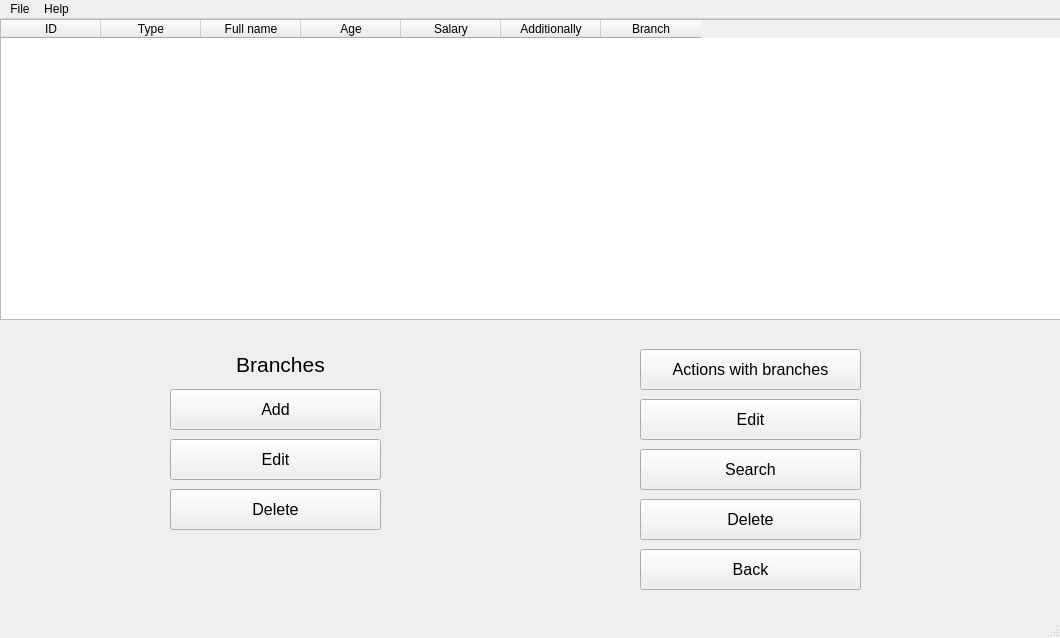
<?xml version="1.0" encoding="UTF-8"?>
<ui version="4.0">
 <class>MainWindow</class>
 <widget class="QMainWindow" name="MainWindow">
  <property name="geometry">
   <rect>
    <x>0</x>
    <y>0</y>
    <width>1060</width>
    <height>638</height>
   </rect>
  </property>
  <property name="windowTitle">
   <string>MainWindow</string>
  </property>
  <widget class="QWidget" name="centralWidget">
   <widget class="QStackedWidget" name="stackedWidget">
    <property name="geometry">
     <rect>
      <x>0</x>
      <y>300</y>
      <width>581</width>
      <height>301</height>
     </rect>
    </property>
    <property name="currentIndex">
     <number>8</number>
    </property>
    <widget class="QWidget" name="Chooses">
     <widget class="QLabel" name="label">
      <property name="geometry">
       <rect>
        <x>60</x>
        <y>50</y>
        <width>461</width>
        <height>31</height>
       </rect>
      </property>
      <property name="font">
       <font>
        <pointsize>14</pointsize>
       </font>
      </property>
      <property name="text">
       <string>&lt;html&gt;&lt;head/&gt;&lt;body&gt;&lt;p&gt;&lt;span style=&quot; font-size:18pt;&quot;&gt;Who do you want to add&lt;/span&gt;&lt;/p&gt;&lt;/body&gt;&lt;/html&gt;</string>
      </property>
      <property name="alignment">
       <set>Qt::AlignCenter</set>
      </property>
     </widget>
     <widget class="QComboBox" name="tip">
      <property name="geometry">
       <rect>
        <x>150</x>
        <y>110</y>
        <width>281</width>
        <height>41</height>
       </rect>
      </property>
      <property name="font">
       <font>
        <pointsize>11</pointsize>
       </font>
      </property>
      <item>
       <property name="text">
        <string>Director</string>
       </property>
      </item>
      <item>
       <property name="text">
        <string>Teacher</string>
       </property>
      </item>
      <item>
       <property name="text">
        <string>Security</string>
       </property>
      </item>
     </widget>
     <widget class="QPushButton" name="Choose">
      <property name="geometry">
       <rect>
        <x>200</x>
        <y>180</y>
        <width>191</width>
        <height>41</height>
       </rect>
      </property>
      <property name="font">
       <font>
        <pointsize>12</pointsize>
       </font>
      </property>
      <property name="text">
       <string>Add</string>
      </property>
     </widget>
    </widget>
    <widget class="QWidget" name="professor">
     <widget class="QLabel" name="label_2">
      <property name="geometry">
       <rect>
        <x>70</x>
        <y>10</y>
        <width>461</width>
        <height>31</height>
       </rect>
      </property>
      <property name="font">
       <font>
        <pointsize>14</pointsize>
       </font>
      </property>
      <property name="text">
       <string>Add director</string>
      </property>
      <property name="alignment">
       <set>Qt::AlignCenter</set>
      </property>
     </widget>
     <widget class="QPushButton" name="add_director">
      <property name="geometry">
       <rect>
        <x>150</x>
        <y>240</y>
        <width>131</width>
        <height>41</height>
       </rect>
      </property>
      <property name="font">
       <font>
        <pointsize>12</pointsize>
       </font>
      </property>
      <property name="text">
       <string>Enter</string>
      </property>
     </widget>
     <widget class="QPushButton" name="edit_director">
      <property name="geometry">
       <rect>
        <x>320</x>
        <y>240</y>
        <width>131</width>
        <height>41</height>
       </rect>
      </property>
      <property name="font">
       <font>
        <pointsize>12</pointsize>
       </font>
      </property>
      <property name="text">
       <string>Edit</string>
      </property>
     </widget>
     <widget class="QWidget" name="layoutWidget">
      <property name="geometry">
       <rect>
        <x>30</x>
        <y>50</y>
        <width>521</width>
        <height>184</height>
       </rect>
      </property>
      <layout class="QGridLayout" name="gridLayout_2">
       <item row="3" column="0">
        <widget class="QLabel" name="label_full_name_director">
         <property name="font">
          <font>
           <pointsize>12</pointsize>
          </font>
         </property>
         <property name="text">
          <string>Full name</string>
         </property>
         <property name="alignment">
          <set>Qt::AlignRight|Qt::AlignTrailing|Qt::AlignVCenter</set>
         </property>
        </widget>
       </item>
       <item row="6" column="0">
        <widget class="QLabel" name="label_salary_director">
         <property name="font">
          <font>
           <pointsize>12</pointsize>
          </font>
         </property>
         <property name="text">
          <string>Salary</string>
         </property>
         <property name="alignment">
          <set>Qt::AlignRight|Qt::AlignTrailing|Qt::AlignVCenter</set>
         </property>
        </widget>
       </item>
       <item row="2" column="0">
        <widget class="QLabel" name="label_id_director">
         <property name="font">
          <font>
           <pointsize>12</pointsize>
          </font>
         </property>
         <property name="text">
          <string>ID</string>
         </property>
         <property name="alignment">
          <set>Qt::AlignRight|Qt::AlignTrailing|Qt::AlignVCenter</set>
         </property>
        </widget>
       </item>
       <item row="2" column="2">
        <widget class="QLabel" name="label_subordinates_number_director">
         <property name="font">
          <font>
           <pointsize>12</pointsize>
          </font>
         </property>
         <property name="text">
          <string>Subordinates number</string>
         </property>
         <property name="alignment">
          <set>Qt::AlignRight|Qt::AlignTrailing|Qt::AlignVCenter</set>
         </property>
        </widget>
       </item>
       <item row="5" column="1">
        <widget class="QLineEdit" name="age_director">
         <property name="font">
          <font>
           <pointsize>10</pointsize>
          </font>
         </property>
        </widget>
       </item>
       <item row="5" column="0">
        <widget class="QLabel" name="label_age_director">
         <property name="font">
          <font>
           <pointsize>12</pointsize>
          </font>
         </property>
         <property name="text">
          <string>Age</string>
         </property>
         <property name="alignment">
          <set>Qt::AlignRight|Qt::AlignTrailing|Qt::AlignVCenter</set>
         </property>
        </widget>
       </item>
       <item row="6" column="1">
        <widget class="QLineEdit" name="salary_director"/>
       </item>
       <item row="3" column="3">
        <widget class="QComboBox" name="branch_director"/>
       </item>
       <item row="2" column="3">
        <widget class="QLineEdit" name="subordinates_number_director">
         <property name="text">
          <string/>
         </property>
        </widget>
       </item>
       <item row="3" column="2">
        <widget class="QLabel" name="label_branch_director">
         <property name="font">
          <font>
           <pointsize>12</pointsize>
          </font>
         </property>
         <property name="text">
          <string>Branch</string>
         </property>
         <property name="alignment">
          <set>Qt::AlignRight|Qt::AlignTrailing|Qt::AlignVCenter</set>
         </property>
        </widget>
       </item>
       <item row="3" column="1">
        <widget class="QLineEdit" name="full_name_director"/>
       </item>
       <item row="2" column="1">
        <widget class="QLineEdit" name="id_director"/>
       </item>
      </layout>
     </widget>
    </widget>
    <widget class="QWidget" name="student">
     <widget class="QLabel" name="label_13">
      <property name="geometry">
       <rect>
        <x>80</x>
        <y>10</y>
        <width>461</width>
        <height>31</height>
       </rect>
      </property>
      <property name="font">
       <font>
        <pointsize>14</pointsize>
       </font>
      </property>
      <property name="text">
       <string>Add teacher</string>
      </property>
      <property name="alignment">
       <set>Qt::AlignCenter</set>
      </property>
     </widget>
     <widget class="QPushButton" name="add_teacher">
      <property name="geometry">
       <rect>
        <x>150</x>
        <y>230</y>
        <width>131</width>
        <height>41</height>
       </rect>
      </property>
      <property name="font">
       <font>
        <pointsize>12</pointsize>
       </font>
      </property>
      <property name="text">
       <string>Enter</string>
      </property>
     </widget>
     <widget class="QPushButton" name="edit_teacher">
      <property name="geometry">
       <rect>
        <x>320</x>
        <y>230</y>
        <width>131</width>
        <height>41</height>
       </rect>
      </property>
      <property name="font">
       <font>
        <pointsize>12</pointsize>
       </font>
      </property>
      <property name="text">
       <string>Edit</string>
      </property>
     </widget>
     <widget class="QWidget" name="layoutWidget">
      <property name="geometry">
       <rect>
        <x>30</x>
        <y>50</y>
        <width>521</width>
        <height>171</height>
       </rect>
      </property>
      <layout class="QGridLayout" name="gridLayout_3">
       <item row="0" column="2">
        <widget class="QLabel" name="label_branch_teacher">
         <property name="font">
          <font>
           <pointsize>12</pointsize>
          </font>
         </property>
         <property name="text">
          <string>Branch</string>
         </property>
         <property name="alignment">
          <set>Qt::AlignRight|Qt::AlignTrailing|Qt::AlignVCenter</set>
         </property>
        </widget>
       </item>
       <item row="1" column="0">
        <widget class="QLabel" name="label_full_name_teacher">
         <property name="font">
          <font>
           <pointsize>12</pointsize>
          </font>
         </property>
         <property name="text">
          <string>Full name</string>
         </property>
         <property name="alignment">
          <set>Qt::AlignRight|Qt::AlignTrailing|Qt::AlignVCenter</set>
         </property>
        </widget>
       </item>
       <item row="3" column="1">
        <widget class="QLineEdit" name="age_teacher">
         <property name="font">
          <font>
           <pointsize>10</pointsize>
          </font>
         </property>
        </widget>
       </item>
       <item row="3" column="0">
        <widget class="QLabel" name="label_age_teacher">
         <property name="font">
          <font>
           <pointsize>12</pointsize>
          </font>
         </property>
         <property name="text">
          <string>Age</string>
         </property>
         <property name="alignment">
          <set>Qt::AlignRight|Qt::AlignTrailing|Qt::AlignVCenter</set>
         </property>
        </widget>
       </item>
       <item row="0" column="0">
        <widget class="QLabel" name="label_id_teacher">
         <property name="font">
          <font>
           <pointsize>12</pointsize>
          </font>
         </property>
         <property name="text">
          <string>ID</string>
         </property>
         <property name="alignment">
          <set>Qt::AlignRight|Qt::AlignTrailing|Qt::AlignVCenter</set>
         </property>
        </widget>
       </item>
       <item row="0" column="1">
        <widget class="QLineEdit" name="id_teacher"/>
       </item>
       <item row="1" column="1">
        <widget class="QLineEdit" name="full_name_teacher"/>
       </item>
       <item row="0" column="3">
        <widget class="QComboBox" name="branch_teacher">
         <property name="font">
          <font>
           <pointsize>10</pointsize>
          </font>
         </property>
        </widget>
       </item>
       <item row="3" column="2">
        <widget class="QLabel" name="label_subject_teacher">
         <property name="font">
          <font>
           <pointsize>12</pointsize>
          </font>
         </property>
         <property name="text">
          <string>Subject</string>
         </property>
         <property name="alignment">
          <set>Qt::AlignRight|Qt::AlignTrailing|Qt::AlignVCenter</set>
         </property>
        </widget>
       </item>
       <item row="3" column="3">
        <widget class="QLineEdit" name="subject_teacher">
         <property name="font">
          <font>
           <pointsize>10</pointsize>
          </font>
         </property>
        </widget>
       </item>
       <item row="1" column="2">
        <widget class="QLabel" name="label_salary_teacher">
         <property name="font">
          <font>
           <pointsize>12</pointsize>
          </font>
         </property>
         <property name="text">
          <string>Salary</string>
         </property>
         <property name="alignment">
          <set>Qt::AlignRight|Qt::AlignTrailing|Qt::AlignVCenter</set>
         </property>
        </widget>
       </item>
       <item row="1" column="3">
        <widget class="QLineEdit" name="salary_teacher">
         <property name="font">
          <font>
           <pointsize>10</pointsize>
          </font>
         </property>
        </widget>
       </item>
      </layout>
     </widget>
    </widget>
    <widget class="QWidget" name="worker">
     <widget class="QLabel" name="label_53">
      <property name="geometry">
       <rect>
        <x>70</x>
        <y>10</y>
        <width>461</width>
        <height>31</height>
       </rect>
      </property>
      <property name="font">
       <font>
        <pointsize>14</pointsize>
       </font>
      </property>
      <property name="text">
       <string>Add security</string>
      </property>
      <property name="alignment">
       <set>Qt::AlignCenter</set>
      </property>
     </widget>
     <widget class="QPushButton" name="add_security">
      <property name="geometry">
       <rect>
        <x>150</x>
        <y>230</y>
        <width>131</width>
        <height>41</height>
       </rect>
      </property>
      <property name="font">
       <font>
        <pointsize>12</pointsize>
       </font>
      </property>
      <property name="text">
       <string>Enter</string>
      </property>
     </widget>
     <widget class="QPushButton" name="edit_security">
      <property name="geometry">
       <rect>
        <x>320</x>
        <y>230</y>
        <width>131</width>
        <height>41</height>
       </rect>
      </property>
      <property name="font">
       <font>
        <pointsize>12</pointsize>
       </font>
      </property>
      <property name="text">
       <string>Edit</string>
      </property>
     </widget>
     <widget class="QWidget" name="layoutWidget">
      <property name="geometry">
       <rect>
        <x>40</x>
        <y>50</y>
        <width>511</width>
        <height>171</height>
       </rect>
      </property>
      <layout class="QGridLayout" name="gridLayout_4">
       <item row="2" column="0">
        <widget class="QLabel" name="label_full_name_security">
         <property name="font">
          <font>
           <pointsize>12</pointsize>
          </font>
         </property>
         <property name="text">
          <string>Full name</string>
         </property>
         <property name="alignment">
          <set>Qt::AlignRight|Qt::AlignTrailing|Qt::AlignVCenter</set>
         </property>
        </widget>
       </item>
       <item row="2" column="1">
        <widget class="QLineEdit" name="full_name_security"/>
       </item>
       <item row="3" column="1">
        <widget class="QLineEdit" name="age_security">
         <property name="font">
          <font>
           <pointsize>10</pointsize>
          </font>
         </property>
        </widget>
       </item>
       <item row="0" column="1">
        <widget class="QLineEdit" name="id_security"/>
       </item>
       <item row="3" column="0">
        <widget class="QLabel" name="label_age_security">
         <property name="font">
          <font>
           <pointsize>12</pointsize>
          </font>
         </property>
         <property name="text">
          <string>Age</string>
         </property>
         <property name="alignment">
          <set>Qt::AlignRight|Qt::AlignTrailing|Qt::AlignVCenter</set>
         </property>
        </widget>
       </item>
       <item row="0" column="0">
        <widget class="QLabel" name="label_id_security">
         <property name="font">
          <font>
           <pointsize>12</pointsize>
          </font>
         </property>
         <property name="text">
          <string>ID</string>
         </property>
         <property name="alignment">
          <set>Qt::AlignRight|Qt::AlignTrailing|Qt::AlignVCenter</set>
         </property>
        </widget>
       </item>
       <item row="4" column="0">
        <widget class="QLabel" name="label_salary_security">
         <property name="font">
          <font>
           <pointsize>12</pointsize>
          </font>
         </property>
         <property name="text">
          <string>Salary</string>
         </property>
         <property name="alignment">
          <set>Qt::AlignRight|Qt::AlignTrailing|Qt::AlignVCenter</set>
         </property>
        </widget>
       </item>
       <item row="4" column="1">
        <widget class="QLineEdit" name="salary_security">
         <property name="font">
          <font>
           <pointsize>10</pointsize>
          </font>
         </property>
        </widget>
       </item>
       <item row="2" column="2">
        <widget class="QLabel" name="label_branch_security">
         <property name="font">
          <font>
           <pointsize>12</pointsize>
          </font>
         </property>
         <property name="text">
          <string>Branch</string>
         </property>
         <property name="alignment">
          <set>Qt::AlignRight|Qt::AlignTrailing|Qt::AlignVCenter</set>
         </property>
        </widget>
       </item>
       <item row="2" column="3">
        <widget class="QComboBox" name="branch_security">
         <property name="font">
          <font>
           <pointsize>10</pointsize>
          </font>
         </property>
        </widget>
       </item>
       <item row="0" column="2">
        <widget class="QLabel" name="label_gun_license_security">
         <property name="font">
          <font>
           <pointsize>12</pointsize>
          </font>
         </property>
         <property name="text">
          <string>Gun license</string>
         </property>
         <property name="alignment">
          <set>Qt::AlignRight|Qt::AlignTrailing|Qt::AlignVCenter</set>
         </property>
        </widget>
       </item>
       <item row="0" column="3">
        <widget class="QLineEdit" name="gun_license_security">
         <property name="font">
          <font>
           <pointsize>10</pointsize>
          </font>
         </property>
        </widget>
       </item>
      </layout>
     </widget>
    </widget>
    <widget class="QWidget" name="test1"/>
    <widget class="QWidget" name="test2"/>
    <widget class="QWidget" name="branch_2">
     <widget class="QLabel" name="label_101">
      <property name="geometry">
       <rect>
        <x>70</x>
        <y>20</y>
        <width>461</width>
        <height>31</height>
       </rect>
      </property>
      <property name="font">
       <font>
        <pointsize>14</pointsize>
       </font>
      </property>
      <property name="text">
       <string>Add branch</string>
      </property>
      <property name="alignment">
       <set>Qt::AlignCenter</set>
      </property>
     </widget>
     <widget class="QPushButton" name="add_br">
      <property name="geometry">
       <rect>
        <x>170</x>
        <y>240</y>
        <width>121</width>
        <height>41</height>
       </rect>
      </property>
      <property name="font">
       <font>
        <pointsize>12</pointsize>
       </font>
      </property>
      <property name="text">
       <string>Enter</string>
      </property>
     </widget>
     <widget class="QPushButton" name="edit_br">
      <property name="geometry">
       <rect>
        <x>330</x>
        <y>240</y>
        <width>121</width>
        <height>41</height>
       </rect>
      </property>
      <property name="font">
       <font>
        <pointsize>12</pointsize>
       </font>
      </property>
      <property name="text">
       <string>Edit</string>
      </property>
     </widget>
     <widget class="QWidget" name="layoutWidget">
      <property name="geometry">
       <rect>
        <x>50</x>
        <y>60</y>
        <width>491</width>
        <height>162</height>
       </rect>
      </property>
      <layout class="QGridLayout" name="gridLayout">
       <item row="0" column="0">
        <widget class="QLabel" name="label_name_b">
         <property name="font">
          <font>
           <pointsize>12</pointsize>
          </font>
         </property>
         <property name="text">
          <string>Name</string>
         </property>
         <property name="alignment">
          <set>Qt::AlignRight|Qt::AlignTrailing|Qt::AlignVCenter</set>
         </property>
        </widget>
       </item>
       <item row="1" column="1">
        <widget class="QLineEdit" name="number_b"/>
       </item>
       <item row="0" column="1">
        <widget class="QLineEdit" name="name_b">
         <property name="text">
          <string/>
         </property>
        </widget>
       </item>
       <item row="1" column="0">
        <widget class="QLabel" name="label_number_b">
         <property name="font">
          <font>
           <pointsize>12</pointsize>
          </font>
         </property>
         <property name="text">
          <string>Number</string>
         </property>
         <property name="alignment">
          <set>Qt::AlignRight|Qt::AlignTrailing|Qt::AlignVCenter</set>
         </property>
        </widget>
       </item>
       <item row="3" column="1">
        <widget class="QLineEdit" name="index_b"/>
       </item>
       <item row="3" column="0">
        <widget class="QLabel" name="label_index_b">
         <property name="font">
          <font>
           <pointsize>12</pointsize>
          </font>
         </property>
         <property name="text">
          <string>Index</string>
         </property>
         <property name="alignment">
          <set>Qt::AlignRight|Qt::AlignTrailing|Qt::AlignVCenter</set>
         </property>
        </widget>
       </item>
       <item row="4" column="0">
        <widget class="QLabel" name="label_region_b">
         <property name="font">
          <font>
           <pointsize>12</pointsize>
          </font>
         </property>
         <property name="text">
          <string>Region</string>
         </property>
         <property name="alignment">
          <set>Qt::AlignRight|Qt::AlignTrailing|Qt::AlignVCenter</set>
         </property>
        </widget>
       </item>
       <item row="4" column="1">
        <widget class="QLineEdit" name="region_b"/>
       </item>
       <item row="0" column="2">
        <widget class="QLabel" name="label_city_b">
         <property name="font">
          <font>
           <pointsize>12</pointsize>
          </font>
         </property>
         <property name="text">
          <string>City</string>
         </property>
         <property name="alignment">
          <set>Qt::AlignRight|Qt::AlignTrailing|Qt::AlignVCenter</set>
         </property>
        </widget>
       </item>
       <item row="0" column="3">
        <widget class="QLineEdit" name="city_b">
         <property name="text">
          <string/>
         </property>
        </widget>
       </item>
       <item row="1" column="2">
        <widget class="QLabel" name="label_street_b">
         <property name="font">
          <font>
           <pointsize>12</pointsize>
          </font>
         </property>
         <property name="text">
          <string>Street</string>
         </property>
         <property name="alignment">
          <set>Qt::AlignRight|Qt::AlignTrailing|Qt::AlignVCenter</set>
         </property>
        </widget>
       </item>
       <item row="1" column="3">
        <widget class="QLineEdit" name="street_b"/>
       </item>
       <item row="3" column="2">
        <widget class="QLabel" name="label_house_b">
         <property name="font">
          <font>
           <pointsize>12</pointsize>
          </font>
         </property>
         <property name="text">
          <string>House</string>
         </property>
         <property name="alignment">
          <set>Qt::AlignRight|Qt::AlignTrailing|Qt::AlignVCenter</set>
         </property>
        </widget>
       </item>
       <item row="3" column="3">
        <widget class="QLineEdit" name="house_b"/>
       </item>
      </layout>
     </widget>
    </widget>
    <widget class="QWidget" name="poisk">
     <widget class="QComboBox" name="search_by">
      <property name="geometry">
       <rect>
        <x>180</x>
        <y>90</y>
        <width>191</width>
        <height>31</height>
       </rect>
      </property>
      <property name="font">
       <font>
        <pointsize>11</pointsize>
       </font>
      </property>
      <item>
       <property name="text">
        <string>ID</string>
       </property>
      </item>
      <item>
       <property name="text">
        <string>Branch</string>
       </property>
      </item>
      <item>
       <property name="text">
        <string>Type</string>
       </property>
      </item>
     </widget>
     <widget class="QPushButton" name="search">
      <property name="geometry">
       <rect>
        <x>180</x>
        <y>220</y>
        <width>191</width>
        <height>41</height>
       </rect>
      </property>
      <property name="font">
       <font>
        <pointsize>12</pointsize>
       </font>
      </property>
      <property name="text">
       <string>Search</string>
      </property>
     </widget>
     <widget class="QLabel" name="label_3">
      <property name="geometry">
       <rect>
        <x>50</x>
        <y>40</y>
        <width>461</width>
        <height>31</height>
       </rect>
      </property>
      <property name="font">
       <font>
        <pointsize>14</pointsize>
       </font>
      </property>
      <property name="text">
       <string>Search by</string>
      </property>
      <property name="alignment">
       <set>Qt::AlignCenter</set>
      </property>
     </widget>
     <widget class="QStackedWidget" name="stackedWidget_2">
      <property name="geometry">
       <rect>
        <x>150</x>
        <y>130</y>
        <width>251</width>
        <height>80</height>
       </rect>
      </property>
      <property name="currentIndex">
       <number>1</number>
      </property>
      <widget class="QWidget" name="page_2">
       <widget class="QLineEdit" name="data">
        <property name="geometry">
         <rect>
          <x>40</x>
          <y>40</y>
          <width>171</width>
          <height>31</height>
         </rect>
        </property>
       </widget>
       <widget class="QLabel" name="label_4">
        <property name="geometry">
         <rect>
          <x>40</x>
          <y>10</y>
          <width>171</width>
          <height>31</height>
         </rect>
        </property>
        <property name="font">
         <font>
          <pointsize>12</pointsize>
         </font>
        </property>
        <property name="text">
         <string>Input data</string>
        </property>
        <property name="alignment">
         <set>Qt::AlignCenter</set>
        </property>
       </widget>
      </widget>
      <widget class="QWidget" name="page_3">
       <widget class="QLabel" name="label_6">
        <property name="geometry">
         <rect>
          <x>40</x>
          <y>10</y>
          <width>171</width>
          <height>31</height>
         </rect>
        </property>
        <property name="font">
         <font>
          <pointsize>12</pointsize>
         </font>
        </property>
        <property name="text">
         <string>Choose branch</string>
        </property>
        <property name="alignment">
         <set>Qt::AlignCenter</set>
        </property>
       </widget>
       <widget class="QComboBox" name="choice_b">
        <property name="geometry">
         <rect>
          <x>30</x>
          <y>40</y>
          <width>191</width>
          <height>31</height>
         </rect>
        </property>
        <property name="font">
         <font>
          <pointsize>11</pointsize>
         </font>
        </property>
       </widget>
      </widget>
     </widget>
    </widget>
    <widget class="QWidget" name="page">
     <widget class="QPushButton" name="edit_b">
      <property name="geometry">
       <rect>
        <x>170</x>
        <y>120</y>
        <width>211</width>
        <height>41</height>
       </rect>
      </property>
      <property name="font">
       <font>
        <pointsize>12</pointsize>
       </font>
      </property>
      <property name="text">
       <string>Edit</string>
      </property>
     </widget>
     <widget class="QLabel" name="label_5">
      <property name="geometry">
       <rect>
        <x>220</x>
        <y>30</y>
        <width>121</width>
        <height>31</height>
       </rect>
      </property>
      <property name="font">
       <font>
        <pointsize>14</pointsize>
       </font>
      </property>
      <property name="text">
       <string>&lt;html&gt;&lt;head/&gt;&lt;body&gt;&lt;p&gt;&lt;span style=&quot; font-size:16pt;&quot;&gt;Branches&lt;/span&gt;&lt;/p&gt;&lt;/body&gt;&lt;/html&gt;</string>
      </property>
      <property name="alignment">
       <set>Qt::AlignCenter</set>
      </property>
     </widget>
     <widget class="QPushButton" name="delete_b">
      <property name="geometry">
       <rect>
        <x>170</x>
        <y>170</y>
        <width>211</width>
        <height>41</height>
       </rect>
      </property>
      <property name="font">
       <font>
        <pointsize>12</pointsize>
       </font>
      </property>
      <property name="text">
       <string>Delete</string>
      </property>
     </widget>
     <widget class="QPushButton" name="add_b">
      <property name="enabled">
       <bool>true</bool>
      </property>
      <property name="geometry">
       <rect>
        <x>170</x>
        <y>70</y>
        <width>211</width>
        <height>41</height>
       </rect>
      </property>
      <property name="font">
       <font>
        <pointsize>12</pointsize>
       </font>
      </property>
      <property name="text">
       <string>Add</string>
      </property>
     </widget>
    </widget>
   </widget>
   <widget class="QPushButton" name="Edit">
    <property name="geometry">
     <rect>
      <x>640</x>
      <y>380</y>
      <width>221</width>
      <height>41</height>
     </rect>
    </property>
    <property name="font">
     <font>
      <pointsize>12</pointsize>
     </font>
    </property>
    <property name="text">
     <string>Edit</string>
    </property>
   </widget>
   <widget class="QPushButton" name="Search">
    <property name="geometry">
     <rect>
      <x>640</x>
      <y>430</y>
      <width>221</width>
      <height>41</height>
     </rect>
    </property>
    <property name="font">
     <font>
      <pointsize>12</pointsize>
     </font>
    </property>
    <property name="text">
     <string>Search</string>
    </property>
   </widget>
   <widget class="QPushButton" name="Delete">
    <property name="geometry">
     <rect>
      <x>640</x>
      <y>480</y>
      <width>221</width>
      <height>41</height>
     </rect>
    </property>
    <property name="font">
     <font>
      <pointsize>12</pointsize>
     </font>
    </property>
    <property name="text">
     <string>Delete</string>
    </property>
   </widget>
   <widget class="QPushButton" name="branch">
    <property name="geometry">
     <rect>
      <x>640</x>
      <y>330</y>
      <width>221</width>
      <height>41</height>
     </rect>
    </property>
    <property name="font">
     <font>
      <pointsize>12</pointsize>
     </font>
    </property>
    <property name="text">
     <string>Actions with branches</string>
    </property>
   </widget>
   <widget class="QStackedWidget" name="stackedWidget_3">
    <property name="geometry">
     <rect>
      <x>0</x>
      <y>0</y>
      <width>1061</width>
      <height>301</height>
     </rect>
    </property>
    <property name="currentIndex">
     <number>0</number>
    </property>
    <widget class="QWidget" name="page_4">
     <widget class="QTableWidget" name="table1">
      <property name="geometry">
       <rect>
        <x>0</x>
        <y>0</y>
        <width>1061</width>
        <height>301</height>
       </rect>
      </property>
      <column>
       <property name="text">
        <string>ID</string>
       </property>
      </column>
      <column>
       <property name="text">
        <string>Type</string>
       </property>
      </column>
      <column>
       <property name="text">
        <string>Full name</string>
       </property>
      </column>
      <column>
       <property name="text">
        <string>Age</string>
       </property>
      </column>
      <column>
       <property name="text">
        <string>Salary</string>
       </property>
      </column>
      <column>
       <property name="text">
        <string>Additionally</string>
       </property>
      </column>
      <column>
       <property name="text">
        <string>Branch</string>
       </property>
      </column>
     </widget>
    </widget>
    <widget class="QWidget" name="page_5">
     <widget class="QTableWidget" name="table2">
      <property name="geometry">
       <rect>
        <x>0</x>
        <y>0</y>
        <width>1061</width>
        <height>301</height>
       </rect>
      </property>
      <column>
       <property name="text">
        <string>ID</string>
       </property>
      </column>
      <column>
       <property name="text">
        <string>Type</string>
       </property>
      </column>
      <column>
       <property name="text">
        <string>Full name</string>
       </property>
      </column>
      <column>
       <property name="text">
        <string>Age</string>
       </property>
      </column>
      <column>
       <property name="text">
        <string>Salary</string>
       </property>
      </column>
      <column>
       <property name="text">
        <string>Additionally</string>
       </property>
      </column>
      <column>
       <property name="text">
        <string>Branch</string>
       </property>
      </column>
     </widget>
    </widget>
    <widget class="QWidget" name="page_6">
     <widget class="QTableWidget" name="table3">
      <property name="geometry">
       <rect>
        <x>0</x>
        <y>1</y>
        <width>1061</width>
        <height>301</height>
       </rect>
      </property>
      <column>
       <property name="text">
        <string>Name</string>
       </property>
      </column>
      <column>
       <property name="text">
        <string>Index</string>
       </property>
      </column>
      <column>
       <property name="text">
        <string>Region</string>
       </property>
      </column>
      <column>
       <property name="text">
        <string>City</string>
       </property>
      </column>
      <column>
       <property name="text">
        <string>Street</string>
       </property>
      </column>
      <column>
       <property name="text">
        <string>House</string>
       </property>
      </column>
      <column>
       <property name="text">
        <string>Number</string>
       </property>
      </column>
     </widget>
    </widget>
   </widget>
   <widget class="QPushButton" name="Return">
    <property name="geometry">
     <rect>
      <x>640</x>
      <y>530</y>
      <width>221</width>
      <height>41</height>
     </rect>
    </property>
    <property name="font">
     <font>
      <pointsize>12</pointsize>
     </font>
    </property>
    <property name="text">
     <string>Back</string>
    </property>
   </widget>
  </widget>
  <widget class="QMenuBar" name="menuBar">
   <property name="geometry">
    <rect>
     <x>0</x>
     <y>0</y>
     <width>1060</width>
     <height>22</height>
    </rect>
   </property>
   <widget class="QMenu" name="menu">
    <property name="title">
     <string>File</string>
    </property>
    <addaction name="Create"/>
    <addaction name="Open"/>
    <addaction name="Save"/>
    <addaction name="Save_As"/>
    <addaction name="Exit"/>
   </widget>
   <widget class="QMenu" name="menu_2">
    <property name="title">
     <string>Help</string>
    </property>
    <addaction name="manual"/>
    <addaction name="about"/>
   </widget>
   <addaction name="menu"/>
   <addaction name="menu_2"/>
  </widget>
  <widget class="QStatusBar" name="statusBar"/>
  <action name="Create">
   <property name="text">
    <string>Create</string>
   </property>
  </action>
  <action name="Open">
   <property name="text">
    <string>Open</string>
   </property>
  </action>
  <action name="Save">
   <property name="text">
    <string>Save</string>
   </property>
  </action>
  <action name="Save_As">
   <property name="text">
    <string>Save as</string>
   </property>
  </action>
  <action name="Exit">
   <property name="text">
    <string>Exit</string>
   </property>
  </action>
  <action name="manual">
   <property name="text">
    <string>Manual</string>
   </property>
  </action>
  <action name="about">
   <property name="text">
    <string>About</string>
   </property>
  </action>
 </widget>
 <layoutdefault spacing="6" margin="11"/>
 <resources/>
 <connections/>
</ui>
